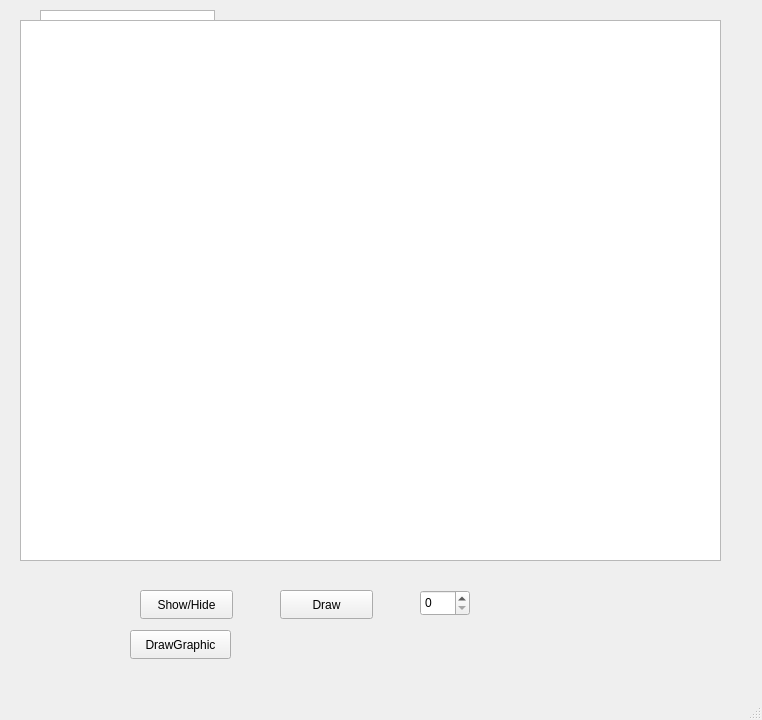
<?xml version="1.0" encoding="UTF-8"?>
<ui version="4.0">
 <class>MainWindow</class>
 <widget class="QMainWindow" name="MainWindow">
  <property name="geometry">
   <rect>
    <x>0</x>
    <y>0</y>
    <width>762</width>
    <height>720</height>
   </rect>
  </property>
  <property name="windowTitle">
   <string>MainWindow</string>
  </property>
  <widget class="QWidget" name="centralwidget">
   <widget class="QWidget" name="layoutWidget">
    <property name="geometry">
     <rect>
      <x>40</x>
      <y>250</y>
      <width>231</width>
      <height>228</height>
     </rect>
    </property>
    <layout class="QVBoxLayout" name="verticalLayout_3">
     <item>
      <layout class="QHBoxLayout" name="horizontalLayout_3">
       <item>
        <widget class="QTextEdit" name="textEdit_2"/>
       </item>
       <item>
        <layout class="QVBoxLayout" name="verticalLayout_4">
         <item>
          <widget class="QDial" name="dial_2"/>
         </item>
         <item>
          <widget class="QSpinBox" name="spinBox_2"/>
         </item>
        </layout>
       </item>
      </layout>
     </item>
     <item>
      <spacer name="verticalSpacer_2">
       <property name="orientation">
        <enum>Qt::Vertical</enum>
       </property>
       <property name="sizeHint" stdset="0">
        <size>
         <width>20</width>
         <height>40</height>
        </size>
       </property>
      </spacer>
     </item>
     <item>
      <layout class="QHBoxLayout" name="horizontalLayout_4">
       <item>
        <spacer name="horizontalSpacer_2">
         <property name="orientation">
          <enum>Qt::Horizontal</enum>
         </property>
         <property name="sizeHint" stdset="0">
          <size>
           <width>40</width>
           <height>20</height>
          </size>
         </property>
        </spacer>
       </item>
       <item>
        <widget class="QLabel" name="label_2">
         <property name="text">
          <string>Push this -&gt;</string>
         </property>
        </widget>
       </item>
       <item>
        <widget class="QPushButton" name="pushButton_2">
         <property name="text">
          <string>Push</string>
         </property>
        </widget>
       </item>
      </layout>
     </item>
    </layout>
   </widget>
   <widget class="QWidget" name="layoutWidget">
    <property name="geometry">
     <rect>
      <x>40</x>
      <y>10</y>
      <width>231</width>
      <height>230</height>
     </rect>
    </property>
    <layout class="QVBoxLayout" name="verticalLayout_2">
     <item>
      <layout class="QHBoxLayout" name="horizontalLayout">
       <item>
        <widget class="QTextEdit" name="textEdit"/>
       </item>
       <item>
        <layout class="QVBoxLayout" name="verticalLayout">
         <item>
          <widget class="QDial" name="dial"/>
         </item>
         <item>
          <widget class="QSpinBox" name="spinBox"/>
         </item>
        </layout>
       </item>
      </layout>
     </item>
     <item>
      <spacer name="verticalSpacer">
       <property name="orientation">
        <enum>Qt::Vertical</enum>
       </property>
       <property name="sizeHint" stdset="0">
        <size>
         <width>20</width>
         <height>40</height>
        </size>
       </property>
      </spacer>
     </item>
     <item>
      <layout class="QHBoxLayout" name="horizontalLayout_2">
       <item>
        <spacer name="horizontalSpacer">
         <property name="orientation">
          <enum>Qt::Horizontal</enum>
         </property>
         <property name="sizeHint" stdset="0">
          <size>
           <width>40</width>
           <height>20</height>
          </size>
         </property>
        </spacer>
       </item>
       <item>
        <widget class="QLabel" name="label">
         <property name="text">
          <string>Push this -&gt;</string>
         </property>
        </widget>
       </item>
       <item>
        <widget class="QPushButton" name="pushButton">
         <property name="text">
          <string>Push</string>
         </property>
        </widget>
       </item>
      </layout>
     </item>
    </layout>
   </widget>
   <widget class="QGraphicsView" name="graphicsView">
    <property name="geometry">
     <rect>
      <x>20</x>
      <y>20</y>
      <width>701</width>
      <height>541</height>
     </rect>
    </property>
   </widget>
   <widget class="QPushButton" name="pushButton_3">
    <property name="geometry">
     <rect>
      <x>140</x>
      <y>590</y>
      <width>93</width>
      <height>29</height>
     </rect>
    </property>
    <property name="text">
     <string>Show/Hide</string>
    </property>
   </widget>
   <widget class="QPushButton" name="pushButton_4">
    <property name="geometry">
     <rect>
      <x>280</x>
      <y>590</y>
      <width>93</width>
      <height>29</height>
     </rect>
    </property>
    <property name="text">
     <string>Draw</string>
    </property>
   </widget>
   <widget class="QSpinBox" name="spinBox_3">
    <property name="geometry">
     <rect>
      <x>420</x>
      <y>590</y>
      <width>50</width>
      <height>26</height>
     </rect>
    </property>
   </widget>
   <widget class="QPushButton" name="pushButton_5">
    <property name="geometry">
     <rect>
      <x>130</x>
      <y>630</y>
      <width>101</width>
      <height>29</height>
     </rect>
    </property>
    <property name="text">
     <string>DrawGraphic</string>
    </property>
   </widget>
  </widget>
  <widget class="QMenuBar" name="menubar">
   <property name="geometry">
    <rect>
     <x>0</x>
     <y>0</y>
     <width>762</width>
     <height>26</height>
    </rect>
   </property>
  </widget>
  <widget class="QStatusBar" name="statusbar"/>
 </widget>
 <resources/>
 <connections/>
</ui>
